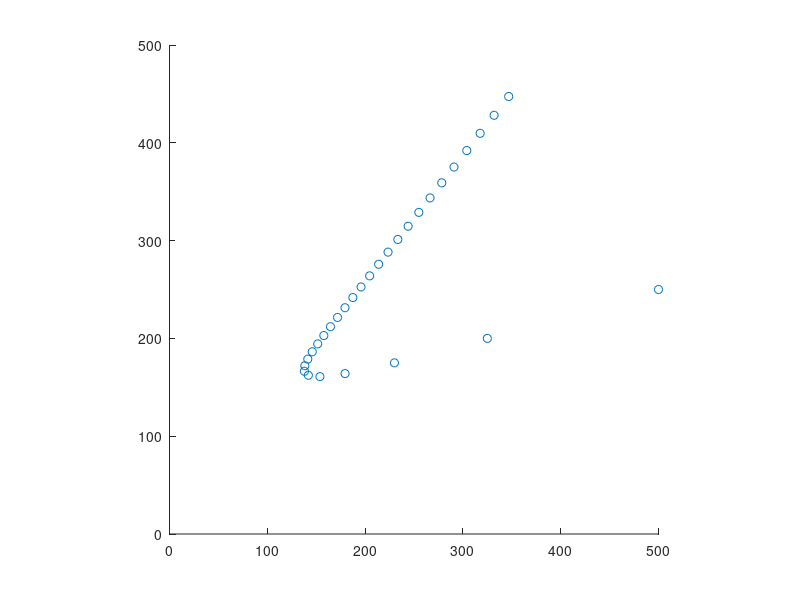

The MATLAB script that drew this image:
A = [0.4 0.5 ; -0.2 1.2];
x0 = [500 ; 250]; % initial condition
x = x0;

% This loop computes x_1 through x_29 by multiplying the previous one by A.
% Each is stored as a column in x.
for k=2:30
   x(:,k) = A*x(:,k-1); 
end


% Create a scatter plot of x_0, x_1, ... , x_29
scatter(x(1,:), x(2,:))
axis square;
axis([0 500 0 500])